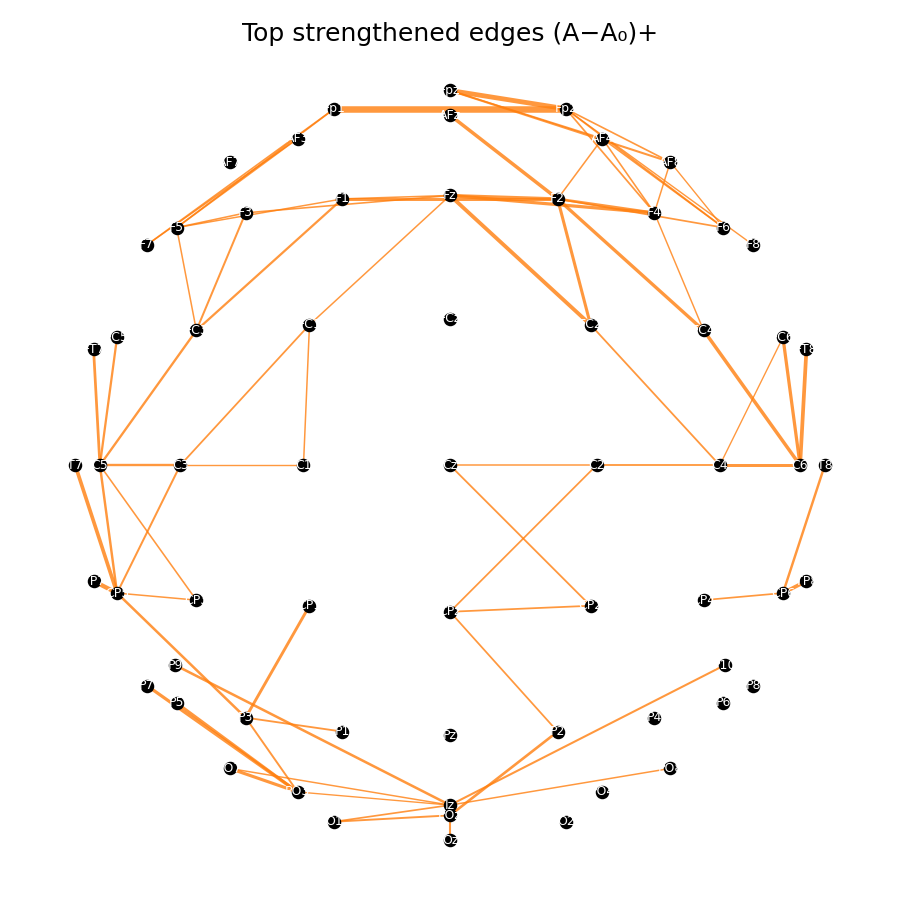
#> input picture outputs/S14/A_edges_delta.png, 900 x 900 px
$ python imager.py
#> lines starting #> are read from the running program, lines starting #| are printed output that depends on the picture
from PIL import Image, ImageDraw, ImageFont

# Load the uploaded image
img_path = "A_edges_delta.png"
img = Image.open(img_path).convert("RGBA")
#> img is the input picture: PIL image 900x900 RGBA; mean R, G, B, A 252.1, 249.4, 246.9, 255

# Create a drawing context
draw = ImageDraw.Draw(img)

# Define font (fallback to default if DejaVuSans not available)
try:
    font = ImageFont.truetype("DejaVuSans-Bold.ttf", 18)
except:
    font = ImageFont.load_default()

# Example node coordinates (manual approximations since we don’t know exact layout)
# Format: (x, y, "label", "meaning")
annotations = [
    (250, 100, "Fz", "Frontal → attention control"),
    (150, 200, "T7", "Left Temporal → auditory cortex"),
    (350, 200, "T8", "Right Temporal → auditory cortex"),
    (250, 300, "Pz", "Parietal → integration"),
    (250, 200, "Cz", "Central → sensory integration"),
]

# Draw circles + labels
for (x, y, node, meaning) in annotations:
    r = 20
    draw.ellipse((x-r, y-r, x+r, y+r), outline="red", width=3)
    draw.text((x+25, y-10), f"{node}: {meaning}", fill="black", font=font)

# Save annotated image
out_path = "annotated_connections.png"
img.save(out_path)
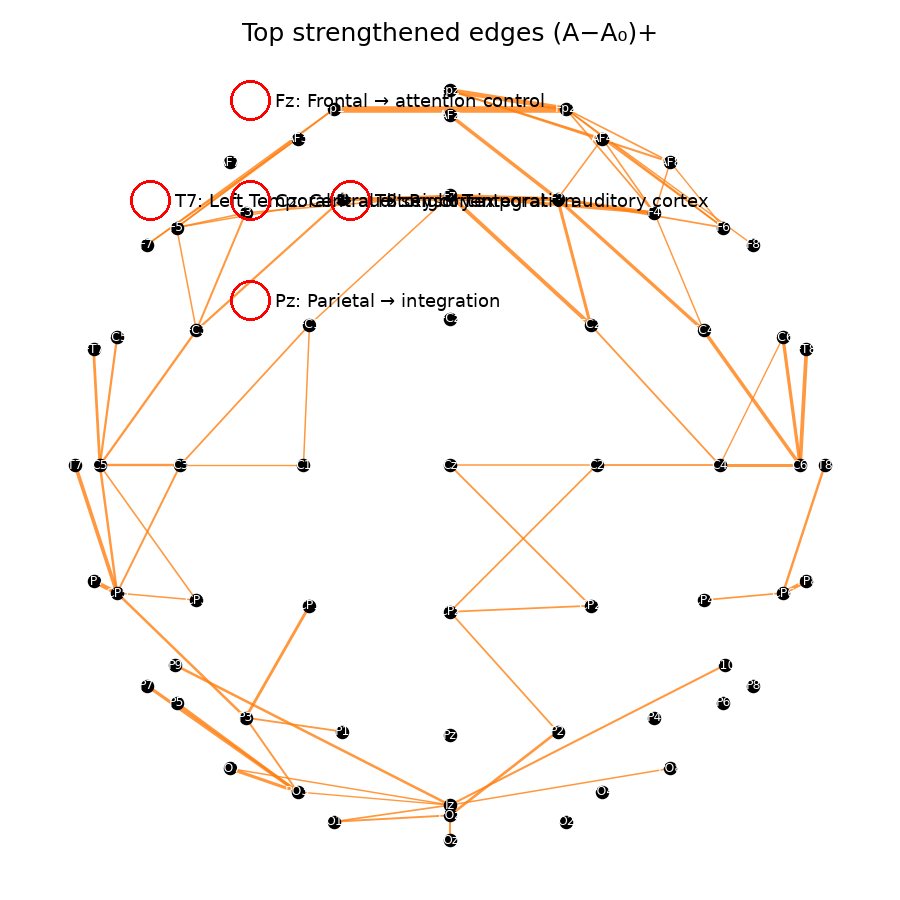
#> saved as annotated_connections.png: PIL image 900x900 RGBA; mean R, G, B, A 250.7, 247.5, 245.2, 255
